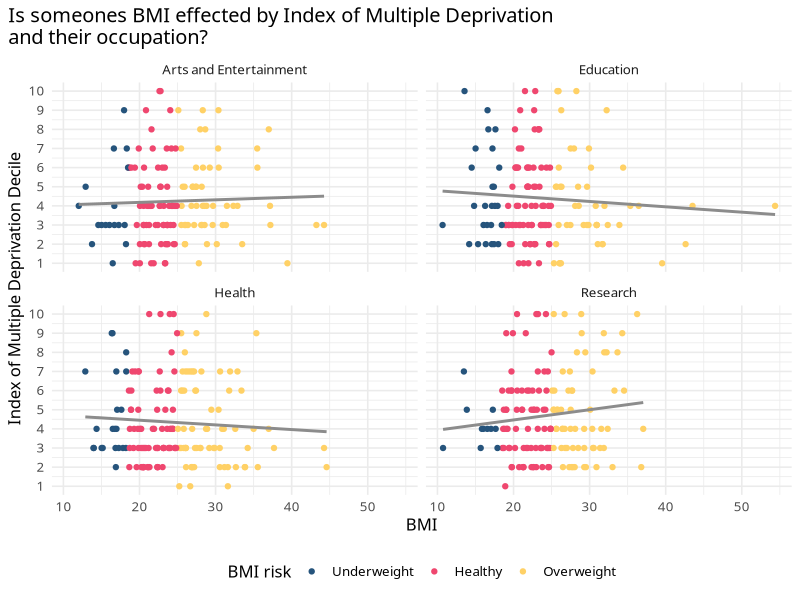
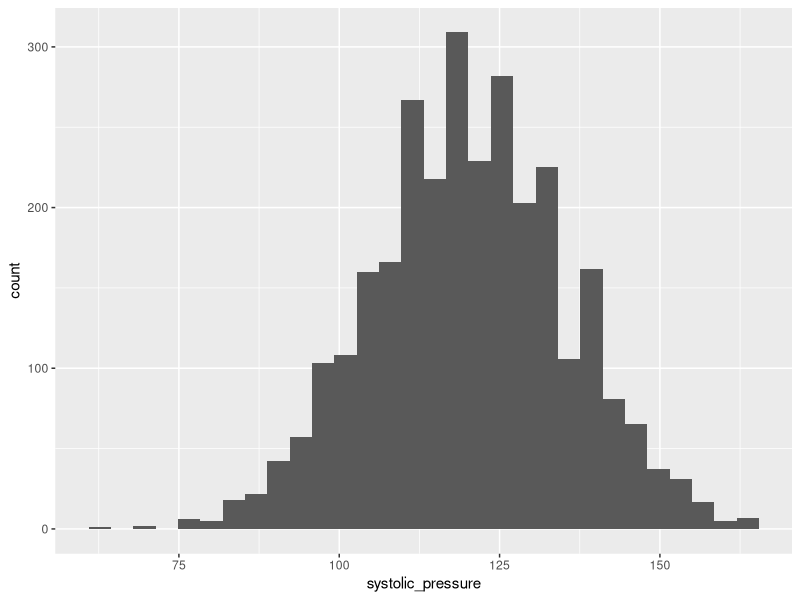
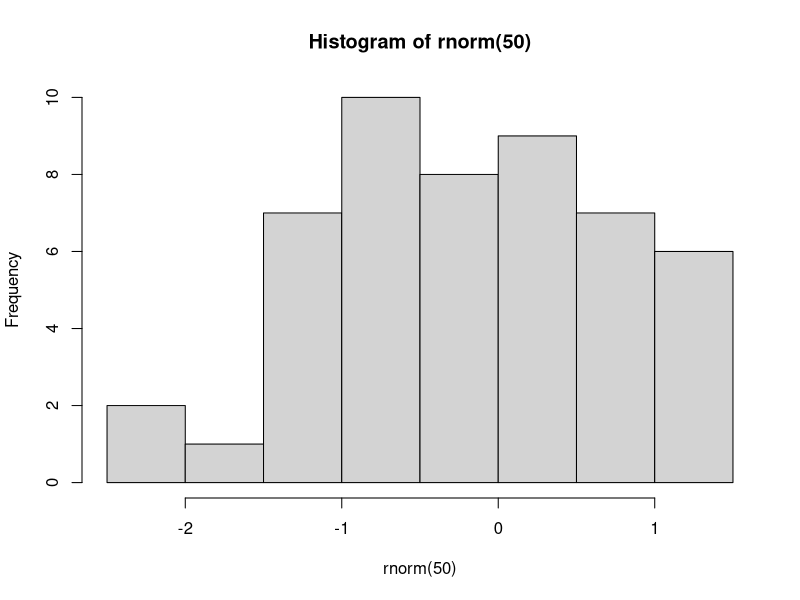
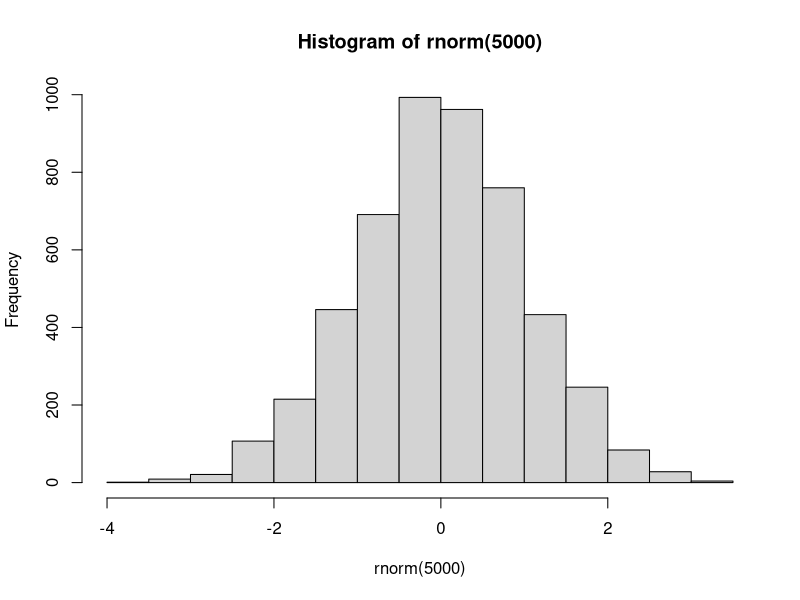
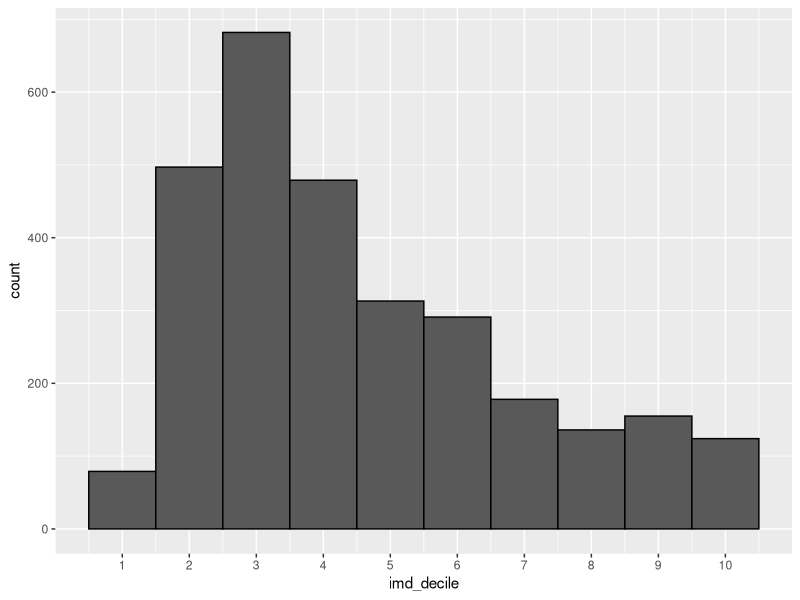
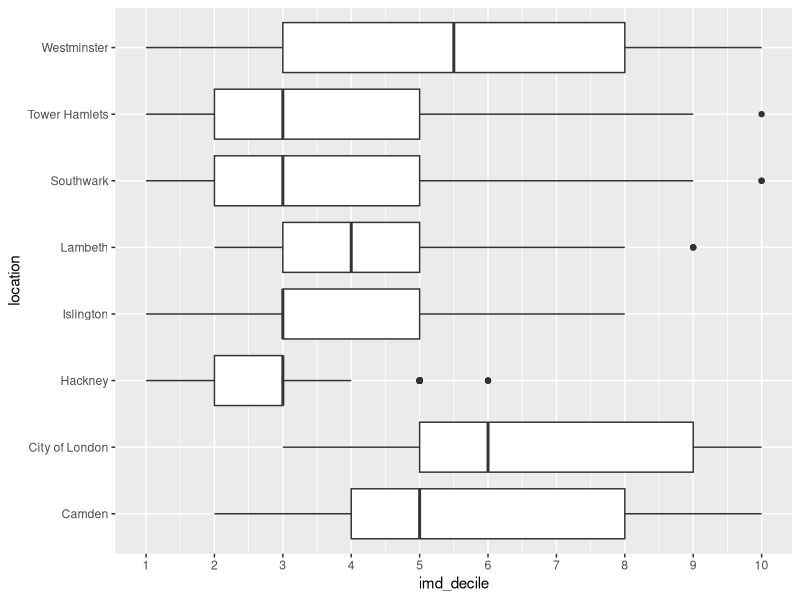
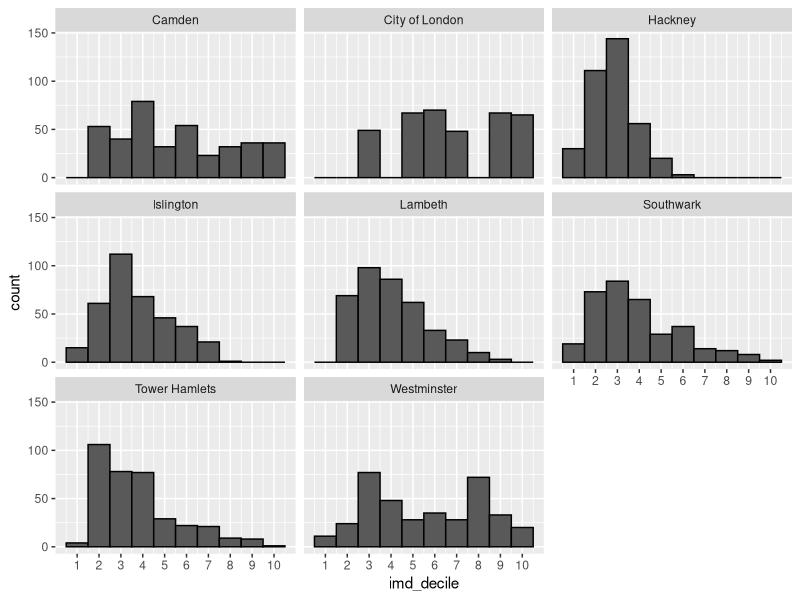
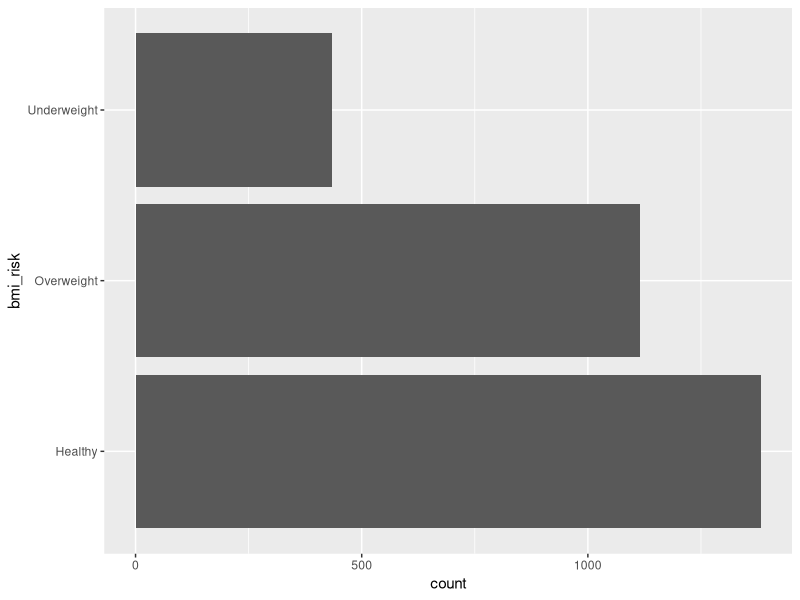

These charts were generated, in order, by the following R code:
## ---- chunk 1
# visualisation where we fix the occupation column
library(tidyverse)

health <- read_csv("resources/health_metrics_cleaned.csv")

health_occupation <- health %>%
  mutate(occupation = str_remove(occupation, "\\["),
         occupation = str_remove(occupation, "\\]")) %>%
  separate_longer_delim(occupation, delim = ",") %>%
  mutate(occupation = str_squish(occupation))

occupation_comp <- c("Arts and Entertainment", "Education", "Research", "Health")

final_plot <- health_occupation %>%
  mutate(bmi_risk = factor(bmi_risk, levels = c("Underweight", "Healthy", "Overweight"))) %>%
  filter(occupation %in% occupation_comp) %>%
  ggplot(aes(x = bmi, y = imd_decile)) +
  geom_point(aes(colour = bmi_risk)) +
  geom_smooth(method = "lm", se = FALSE, colour = "grey55") +
  facet_wrap(vars(occupation)) +
  scale_colour_manual(values = c('#26547c','#ef476f','#ffd166')) +
  scale_y_continuous(breaks = seq(1,10,1)) + 
  labs(title = "Is someones BMI effected by Index of Multiple Deprivation\nand their occupation?",
       y = "Index of Multiple Deprivation Decile", x = "BMI",
       colour = "BMI risk") +
  theme_minimal(base_size = 12, base_family = "Avenir") +
  theme(legend.position = "bottom",
        plot.title.position = "plot")
final_plot
## ---- chunk 2
ggplot(health, aes(x = systolic_pressure)) +
  geom_histogram()
## ---- chunk 3
hist(rnorm(50))
## ---- chunk 4
hist(rnorm(5000))
## ---- chunk 5
#| column: body-inset
#| layout-nrow: 2
#| out-width: '60%'

ggplot(health, aes(x=imd_decile)) +
  geom_histogram(bins = 10, colour = "black") +
  scale_x_continuous(breaks = 1:10)

ggplot(health, aes(x = imd_decile, y = location)) +
  geom_boxplot() +
  scale_x_continuous(breaks = 1:10)

ggplot(health, aes(x=imd_decile)) +
  geom_histogram(bins = 10, colour = "black") +
  scale_x_continuous(breaks = 1:10) +
  facet_wrap(~location)
## ---- chunk 6
#| column: body-inset
#| layout-nrow: 1
#| out-width: '70%'

# basic bar
ggplot(health, aes(y = bmi_risk)) +
  geom_bar()

# add sex to gain more insights
ggplot(health, aes(y = bmi_risk, fill = sex)) +
  geom_bar(position = "dodge")
## ---- chunk 7
health |>
  group_by(location) |>
  summarise(avg_imd_decile = mean(imd_decile, na.rm = TRUE))
## ---- chunk 8
# find average imd decile per location
health %>%
  group_by(location) %>%
  summarise(avg_imd_decile = mean(imd_decile, na.rm = TRUE)) %>%
  ggplot(aes(x = avg_imd_decile, y = fct_reorder(location, avg_imd_decile))) +
  geom_col() +
  labs(x = "Average IMD decile",
       y = "London boroughs")
## ---- chunk 9
# remove missing value for calculation
health_no_na <- na.omit(health)
# correlation matrix
corr_mat <- health_no_na %>%
  select(age, waist, hip, height_m:whr, imd_rank:imd_decile) %>%
  cor()
corr_mat
# optional heat map
#heat map(corr_mat, Rowv = NA, Colv = NA)

# scatter plots with lm
library(patchwork)

imd_r <- ggplot(health, aes(x = imd_rank, y = bmi)) +
  geom_point() +
  geom_smooth(method = "lm", se = F)

weight <- ggplot(health, aes(x = weight_kg, y = bmi)) +
  geom_point() +
  geom_smooth(method = "lm", se = F)

height <- ggplot(health, aes(x = height_m, y = bmi)) +
  geom_point() +
  geom_smooth(method = "lm", se = F)

whr <- ggplot(health, aes(x = whr, y = bmi)) +
  geom_point() +
  geom_smooth(method = "lm", se = F)

imd_r + weight + height + whr

## ---- chunk 10
final_plot
